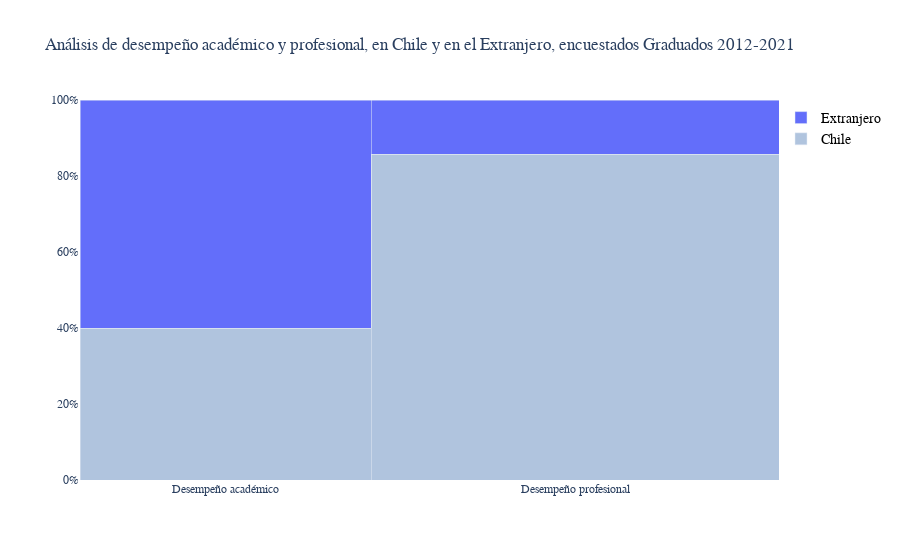

Notebook code cell kept with this figure:
### Markdown cell above
## ¿Cómo se distribuye el desempeño académico y profesional?

### Code cell
df = pd.DataFrame(dict(Perfil=['Desempeño académico','Desempeño profesional'],
                       Chile = [4, 12],
                       Extranjero = [6, 2])).set_index('Perfil')

mekko_plot(df, unit_name='some_label', colors=['LightSteelBlue', '#636EFA'])

### Figure 1 — Plotly figure (JSON) as saved in the notebook; plotly's stock layout.template omitted (floating-point values rounded to 4 significant figures)
{"data": [{"customdata": [10, 14], "hovertemplate": "some_label: %{customdata}, %{y}", "marker": {"color": "LightSteelBlue"}, "name": "Chile", "offset": 0, "type": "bar", "width": [10, 14], "x": [0, 10], "y": [0.4, 0.8571]}, {"customdata": [10, 14], "hovertemplate": "some_label: %{customdata}, %{y}", "marker": {"color": "#636EFA"}, "name": "Extranjero", "offset": 0, "type": "bar", "width": [10, 14], "x": [0, 10], "y": [0.6, 0.1429]}], "layout": {"bargap": 0, "barmode": "stack", "font": {"family": "Rockwell", "size": 12}, "legend": {"bgcolor": "white", "bordercolor": "white", "borderwidth": 2, "font": {"color": "black", "family": "Rockwell", "size": 14}, "traceorder": "reversed", "x": 1, "y": 1}, "title": {"text": "Análisis de desempeño académico y profesional, en Chile y en el Extranjero, encuestados Graduados 2012-2021"}, "xaxis": {"range": [0, 24], "ticktext": ["Desempeño académico", "Desempeño profesional"], "tickvals": [5, 17]}, "yaxis": {"range": [0, 1], "tickformat": ",.0%"}}}
